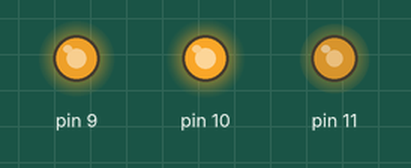
Simulated run of this sketch. Board: Arduino Uno, built with avr-gcc and run on an emulated ATmega328P. On the bench: output pins drawn as LEDs (lit = HIGH). Random numbers use the default seed unless the sketch sets one; what the sketch prints to the serial monitor is not drawn.

Above: at 0.1 s.
At 5.1 s:
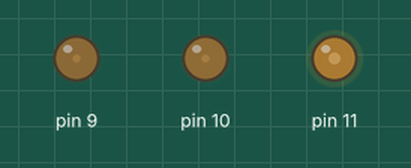
At 9.1 s:
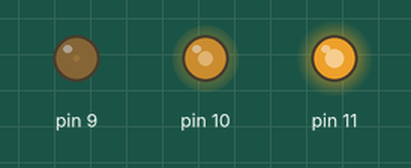
At 19.1 s:
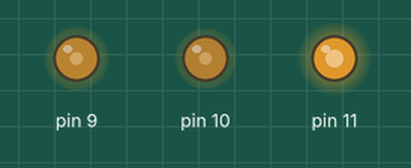
At 29.1 s:
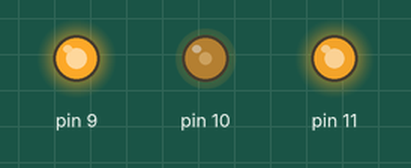
At 38.1 s:
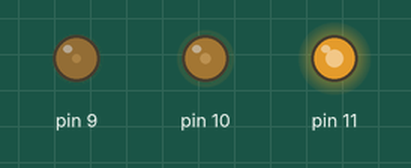
Timing chart, 0 to 40.0 s (numbered marks = the images above):
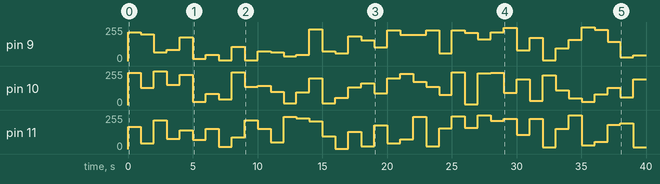

Measured:
- by itself, pin 9: 0/255 → 217/255 at 0.00 s, → 200/255 1.0 s later, → 67/255 1.0 s later, → 85/255 1.0 s later, … (40 changes in this stretch)
- by itself, pin 10: 0/255 → 241/255 at 0.00 s, → 130/255 1.0 s later, → 254/255 1.0 s later, → 152/255 1.0 s later, … (40 changes in this stretch)
- by itself, pin 11: 0/255 → 167/255 at 0.00 s, → 42/255 1.0 s later, → 216/255 1.0 s later, → 77/255 1.0 s later, … (40 changes in this stretch)

The sketch:

analog_rgb_led_exam_answer.ino
```cpp
void setup() {
  Serial.begin(9600);
  pinMode(11,OUTPUT);
  pinMode(10,OUTPUT);
  pinMode(9,OUTPUT);
}

void loop() {
  int red = random(256); //0~255
  int green = random(256); //0~255
  int blue = random(256); //0~255

  Serial.print(red);
  Serial.print("\t");
  Serial.print(green);
  Serial.print("\t");
  Serial.print(blue);
  analogWrite(11,red);
  analogWrite(10,green);
  analogWrite(9,blue);
  delay(1000);//90%
}
```
